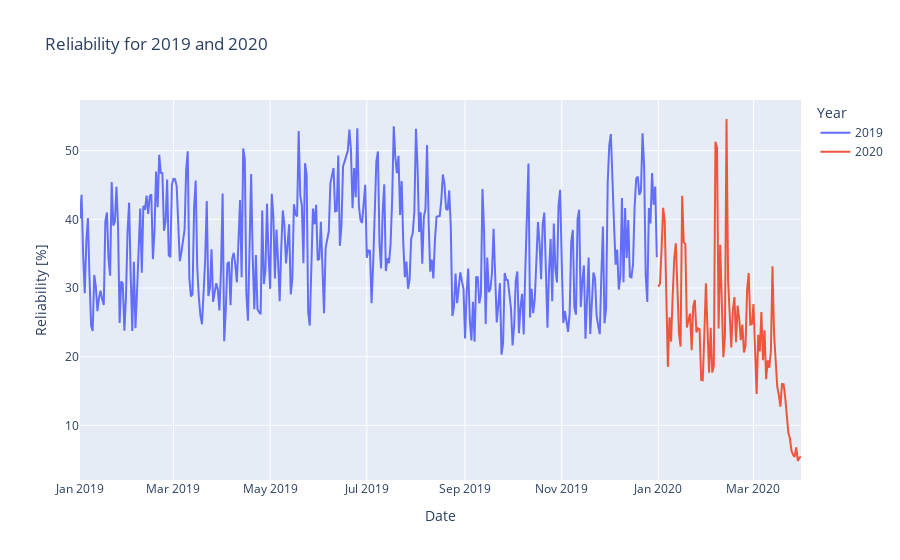

Here is the notebook cell this chart was saved with:
### Markdown cell above
Creating a line graph.

### Code cell
day_by_day_reliability_fig = px.line(
    day_by_day_reliability_df,
    x= 'date',
    y= 'reliability',
    color= 'year',
    title= 'Reliability for 2019 and 2020',
    labels={'date': 'Date', 'reliability': 'Reliability [%]', 'year': 'Year'}
)

day_by_day_reliability_fig.show()
